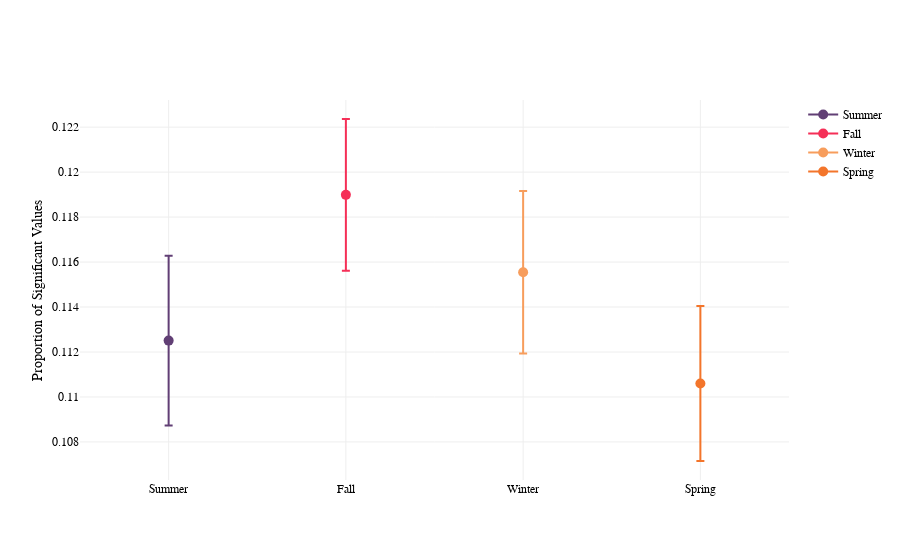

Source (notebook cell):
### Code cell
# Create a Plotly figure
fig = go.Figure()

seasons = ['Summer', 'Fall', 'Winter', 'Spring']
##########################################################################################################################################################
colors = ['#613F75', '#F52F57', '#F79D5C', '#F3752B']
##########################################################################################################################################################

# Loop through seasons
for season, color in zip(seasons, colors):
    prop_data = locals()[f'prop_{season.lower()}']  # Access the variable dynamically
    
    # Define y values and error array
    y_values = [prop_data['proportion']]
    error_array = [prop_data['proportion'] - prop_data['ci_lower'], prop_data['ci_upper'] - prop_data['proportion']]
    
    # Add trace to the figure
    fig.add_trace(go.Scatter(
        x=[season],
        y=y_values,
        error_y=dict(type='data', array=error_array),
        mode='markers+lines',
        name=season,
        marker=dict(color=color, size=10)
    ))

# Update layout for better visualization
fig.update_layout(
    yaxis=dict(title='Proportion of Significant Values'),
    # title='Proportion of Significant Values with 95% Confidence Intervals by Season'
)

# Update layout to adjust the range of the x-axis
fig.update_layout(
    xaxis=dict(range=[-0.5, len(prop_data.index) + 1 - 0.5]),  # Adjust the range based on your data
)

# Show the plot
fig.show()

# Export to html
fig.write_html('q1_proportion_seasons.html', include_plotlyjs="cdn", config={'displayModeBar': False})

### Figure 1 — Plotly figure (JSON) as saved in the notebook; plotly's stock layout.template omitted (floating-point values rounded to 4 significant figures)
{"data": [{"error_y": {"array": [0.003775, 0.003775], "type": "data"}, "marker": {"color": "#613F75", "size": 10}, "mode": "markers+lines", "name": "Summer", "type": "scatter", "x": ["Summer"], "y": [0.1125]}, {"error_y": {"array": [0.003373, 0.003373], "type": "data"}, "marker": {"color": "#F52F57", "size": 10}, "mode": "markers+lines", "name": "Fall", "type": "scatter", "x": ["Fall"], "y": [0.119]}, {"error_y": {"array": [0.003614, 0.003614], "type": "data"}, "marker": {"color": "#F79D5C", "size": 10}, "mode": "markers+lines", "name": "Winter", "type": "scatter", "x": ["Winter"], "y": [0.1155]}, {"error_y": {"array": [0.003448, 0.003448], "type": "data"}, "marker": {"color": "#F3752B", "size": 10}, "mode": "markers+lines", "name": "Spring", "type": "scatter", "x": ["Spring"], "y": [0.1106]}], "layout": {"xaxis": {"range": [-0.5, 3.5]}, "yaxis": {"title": {"text": "Proportion of Significant Values"}}}}
